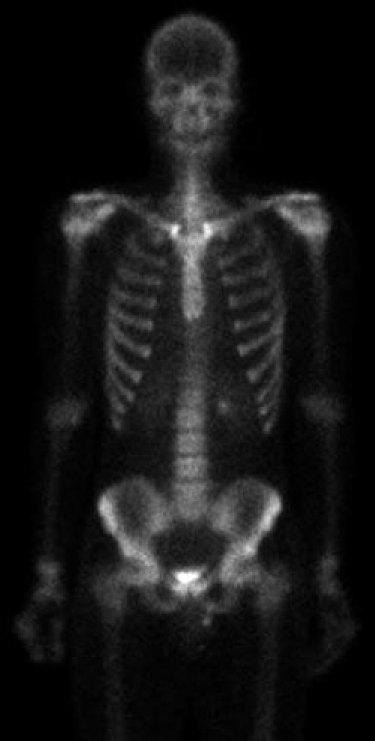
#> input picture Segmentation1/1/initial/Data/Skeleton.tif, 750 x 1482 px, found by its file name (shown at 1/2 size); the run also reads 1 picture not shown here
$ jupyter execute --allow-errors notebook.ipynb
#> lines starting #> are read from the running program, lines starting #| are printed output that depends on the picture; after the words box and inside, x2 and y2 are one past the last pixel; in counts of white or black regions, pixels touching at a corner belong together
<h1 align=center style="line-height:200%;font-family:vazir;color:#0099cc">
<font face="vazir" color="#0099cc">
پزشک قطعه‌ها
</font>
</h1>

<h2 align=right style="line-height:200%;font-family:vazir;color:#0099cc">
<font face="vazir" color="#0099cc">
مقدمه
</font>
</h2>

<p dir=rtl style="direction: rtl;text-align: right;line-height:200%;font-family:vazir;font-size:medium">
<font face="vazir" size=3>
در این تمرین قصد داریم تا آستانه گذاری را روی تصاویر پزشکی بررسی کنیم و کاربردهای مختلف آنرا مشاهده کنیم.
</font>
</p>

[cell 1]
import cv2
import numpy as np
import matplotlib.pyplot as plt

<h2 align=right style="line-height:200%;font-family:vazir;color:#0099cc">
<font face="vazir" color="#0099cc">
بخش اول: قطعه‌بندی اسکلت
</font>
</h2>

<p dir=rtl style="direction: rtl;text-align: right;line-height:200%;font-family:vazir;font-size:medium">
<font face="vazir" size=3>
در این بخش می‌خواهیم با استفاده از آستانه‌گذاری، اسکلت موجود در تصویر را از پیش‌زمینه متمایز کنیم. در ادامه با جزئیات این بخش بیشتر آشنا خواهیم شد.
</font>
</p>

---

<h3 align=right style="line-height:200%;font-family:vazir;color:#0099cc">
<font face="vazir" color="#0099cc">
مرحله اول: وارد کردن تصویر
</font>
</h3>

<p dir=rtl style="direction: rtl;text-align: right;line-height:200%;font-family:vazir;font-size:medium">
<font face="vazir" size=3>
ابتدا تصویر زیر را بصورت خاکستری بخوانید.
<br>
Data/Skeleton.tif
</font>
</p>

[cell 2]
original_image = cv2.imread("Data/Skeleton.tif", cv2.IMREAD_GRAYSCALE)
#> original_image is the input picture: shape (1482, 750); min 0, max 255, mean 22.5
plt.imshow(cv2.cvtColor(original_image, cv2.COLOR_BGR2RGB))

<h3 align=right style="line-height:200%;font-family:vazir;color:#0099cc">
<font face="vazir" color="#0099cc">
مرحله دوم: تشخیص آستانه
</font>
</h3>

<p dir=rtl style="direction: rtl;text-align: right;line-height:200%;font-family:vazir;font-size:medium">
<font face="vazir" size=3>
در این قسمت تصویر اسکلت را با استفاده از روش اتسو قطعه‌بندی کنید. ابتدا آستانه را پیدا کنید و سپس تصویر قطعه‌بندی شده را ذخیره کنید.
</font>
</p>

[cell 3]
otsu_threshold, image_segment = cv2.threshold(original_image, 0, 255, cv2.THRESH_BINARY + cv2.THRESH_OTSU)
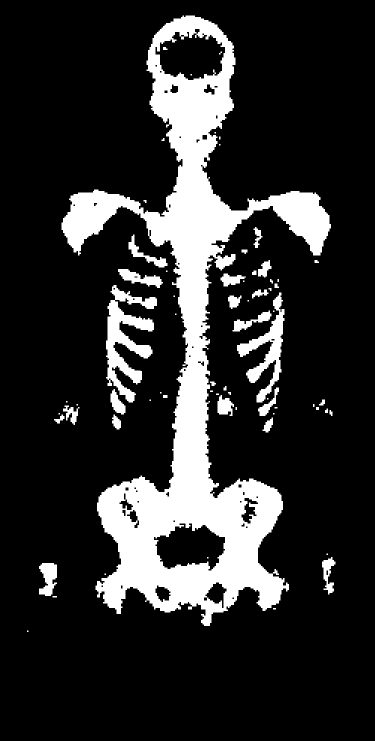
#> image_segment: shape (1482, 750) (shown at 1/2 size); 17.5% white; 67 white regions (29 under 20 px), largest, box (x1, y1, x2, y2) and area: (123, 31, 662, 1252) 164402, (212, 570, 314, 805) 9810, (474, 585, 569, 805) 6110
#> otsu_threshold = 45
otsu_threshold
#> Out = 45

[cell 4]
plt.imshow(image_segment)

[cell 5]
threshold = 44
_, image_seg = cv2.threshold(original_image, threshold, 255, cv2.THRESH_BINARY)
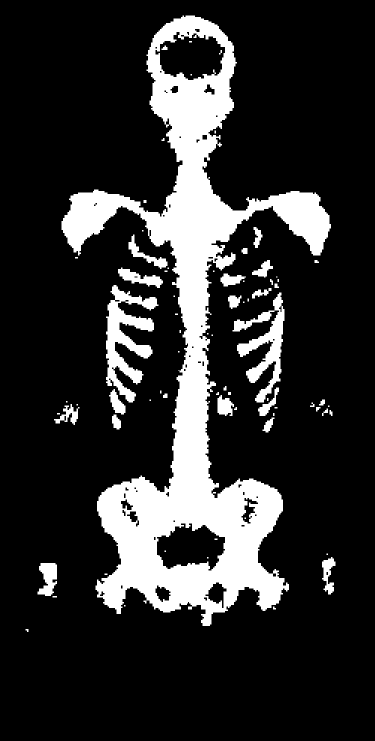
#> image_seg: shape (1482, 750) (shown at 1/2 size); 17.9% white; 74 white regions (35 under 20 px), largest, box (x1, y1, x2, y2) and area: (123, 31, 662, 1252) 167405, (212, 570, 317, 805) 10215, (465, 585, 569, 805) 7601

plt.imshow(cv2.cvtColor(image_seg, cv2.COLOR_BGR2RGB))
plt.title("The Segmented Image")
plt.show()

solution = cv2.imread('segment_skeleton.tif', cv2.IMREAD_GRAYSCALE)
cv2.PSNR(solution, image_seg)
#> Out = 23.47

<h3 align=right style="line-height:200%;font-family:vazir;color:#0099cc">
<font face="vazir" color="#0099cc">
مرحله سوم: ذخیره تصویر</font>
</h3>

<p dir=rtl style="direction: rtl;text-align: right;line-height:200%;font-family:vazir;font-size:medium">
<font face="vazir" size=3>
تصویر قطعه‌بندی شده را با نام زیر ذخیره کنید. دقت کنید که تصویر را حتما به شکل RGB ذخیره کنید.
<br>
segment_skeleton.tif
</font>
</p>

[cell 6]
cv2.imwrite('segment_skeleton.tif', cv2.cvtColor(image_seg, cv2.COLOR_BGR2RGB))
#> Out = True

<h2 align=right style="line-height:200%;font-family:vazir;color:#0099cc">
<font face="vazir" color="#0099cc">
بخش دوم: قطعه‌بندی قفسه سینه
</font>
</h2>

<p dir=rtl style="direction: rtl;text-align: right;line-height:200%;font-family:vazir;font-size:medium">
<font face="vazir" size=3>
در این بخش می‌خواهیم که عکس x-ray قفسه سینه یک انسان را قطعه‌بندی کنیم. در ادامه با مراحل اینکار آشنا خواهید شد.
</font>
</p>

---

<h3 align=right style="line-height:200%;font-family:vazir;color:#0099cc">
<font face="vazir" color="#0099cc">
مرحله اول: وارد کردن تصویر
</font>
</h3>

<p dir=rtl style="direction: rtl;text-align: right;line-height:200%;font-family:vazir;font-size:medium">
<font face="vazir" size=3>
ابتدا تصویر زیر را بصورت خاکستری بخوانید.
<br>
Data/chest.webp
</font>
</p>

[cell 7]
image = cv2.imread("Data/chest.webp", cv2.IMREAD_GRAYSCALE)
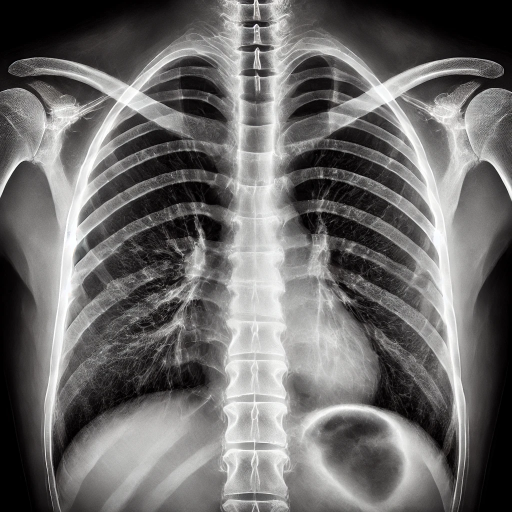
#> input picture Segmentation1/1/initial/Data/chest.webp, 1024 x 1024 px, found by its file name (shown at 1/2 size)
#> image: shape (1024, 1024); min 0, max 255, mean 107.5
plt.imshow(cv2.cvtColor(image, cv2.COLOR_BGR2RGB))

<h3 align=right style="line-height:200%;font-family:vazir;color:#0099cc">
<font face="vazir" color="#0099cc">
مرحله سوم: اعمال آستانه‌گذاری باندی
</font>
</h3>

<p dir=rtl style="direction: rtl;text-align: right;line-height:200%;font-family:vazir;font-size:medium">
<font face="vazir" size=3>
تصویر را با توجه به باندهای زیر آستانه‌گذاری کنید.
<br>
</font>
</p>

$$
D = \left\{ (0, 50), (51, 100), (101, 150), (151, 200), (201, 255) \right\}
$$

[cell 8]
bands = [(0, 50), (51, 100), (101, 150), (151, 200), (201, 255)]
band_images = []


for (lower, upper) in bands:
    mask = cv2.inRange(image, lower, upper)
    band_images.append(mask)
#> this loop made 5 passes
#> pass 1, `mask = cv2.inRange(image, lower, upper)`:
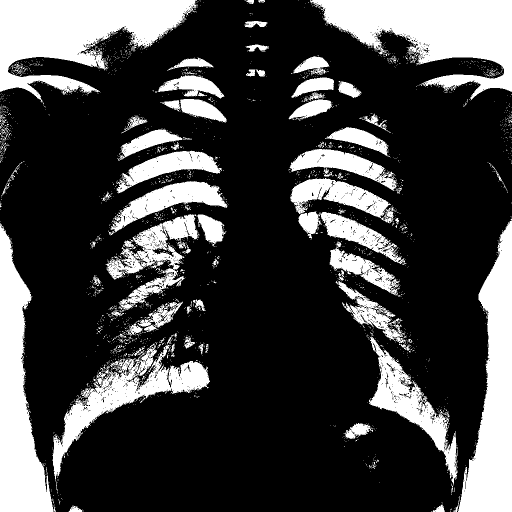
#> mask: shape (1024, 1024) (shown at 1/2 size); 26.1% white; 2432 white regions (2317 under 20 px), largest, box (x1, y1, x2, y2) and area: (0, 0, 396, 208) 41322, (620, 0, 1024, 200) 40575, (916, 441, 1024, 1024) 33813
#> pass 2, `mask = cv2.inRange(image, lower, upper)`:
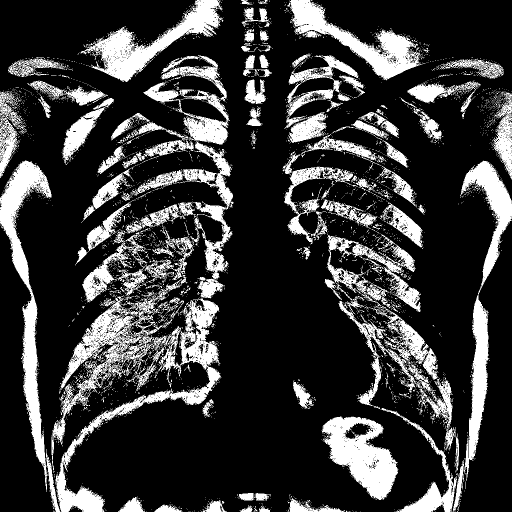
#> mask: shape (1024, 1024) (shown at 1/2 size); 22.7% white; 4111 white regions (3947 under 20 px), largest, box (x1, y1, x2, y2) and area: (103, 550, 442, 1024) 32962, (0, 321, 103, 984) 16563, (921, 321, 1024, 962) 15690
#> pass 3, `mask = cv2.inRange(image, lower, upper)`:
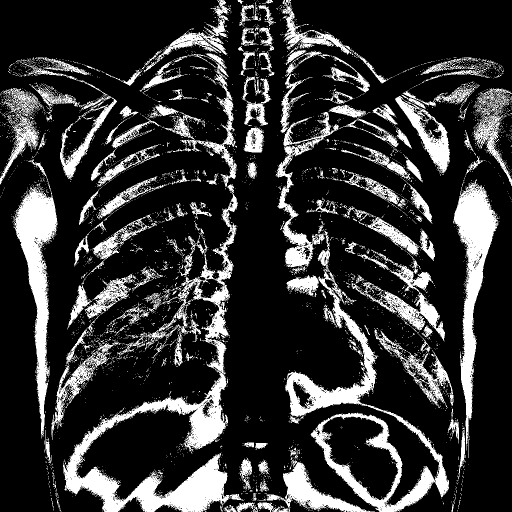
#> mask: shape (1024, 1024) (shown at 1/2 size); 20.6% white; 4668 white regions (4444 under 20 px), largest, box (x1, y1, x2, y2) and area: (126, 369, 488, 1024) 37610, (570, 494, 898, 1024) 23698, (906, 358, 997, 916) 15934
#> after the loop, band_images = 5 items


plt.figure(figsize=(12, 6))
plt.subplot(2, 3, 1)
plt.imshow(image, cmap='gray')
plt.title("Original Image")
plt.axis('off')

for i, band_img in enumerate(band_images):
    plt.subplot(2, 3, i + 2)
    plt.imshow(band_img, cmap='gray')
    plt.title(f"Band {bands[i][0]} - {bands[i][1]}")
    plt.axis('off')

plt.show()
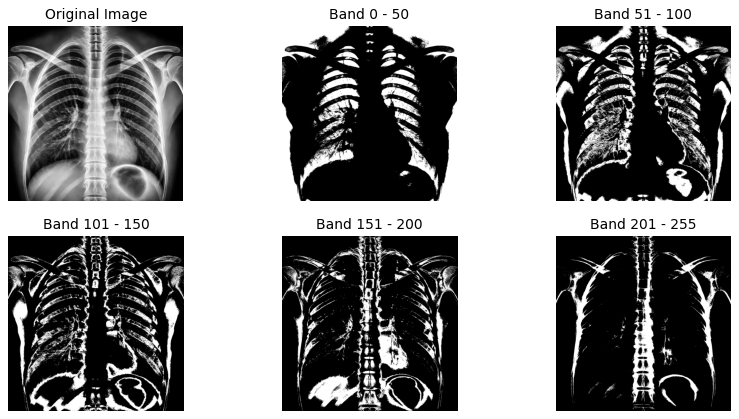
#> figure drawn by matplotlib, 6 panels

<h3 align=right style="line-height:200%;font-family:vazir;color:#0099cc">
<font face="vazir" color="#0099cc">
مرحله چهارم: ذخیره‌سازی
</font>
</h3>

<p dir=rtl style="direction: rtl;text-align: right;line-height:200%;font-family:vazir;font-size:medium">
<font face="vazir" size=3>
خروجی هر باند را با نام‌های زیر ذخیره کنید. دقت کنید که تصاویر را به شکل RGB ذخیره کنید.
<br>
chest_0_50.jpg
<br>
chest_51-100.jpg
<br>
chest_101_150.jpg
<br>
chest_151_200.jpg
<br>
chest_201_255.jpg
</font>
</p>

[cell 9]
file_name = ['chest_0_50.jpg', 'chest_51_100.jpg', 'chest_101_150.jpg', 'chest_151_200.jpg', 'chest_201_255.jpg']

for i in range(len(file_name)):
    image = cv2.cvtColor(band_images[i], cv2.COLOR_BGR2RGB)
    cv2.imwrite(file_name[i], image)

<h3 align=right style="line-height:200%;font-family:vazir;color:#0099cc">
<font face="vazir" color="#0099cc">
مرحله پنجم: سلول جواب‌ساز
</font>
</h3>

<p dir=rtl style="direction: rtl;text-align: right;line-height:200%;font-family:vazir;font-size:medium">
<font face="vazir" size=3>
بدون هیچگونه تغییری، این سلول را اجرا کنید تا فایل پاسخ شما آماده شود.
</font>
</p>

[cell 10]
import zipfile

def compress(file_names):
    print("File Paths:")
    print(file_names)
    # Select the compression mode ZIP_DEFLATED for compression
    # or zipfile.ZIP_STORED to just store the file
    compression = zipfile.ZIP_DEFLATED
    # create the zip file first parameter path/name, second mode
    with zipfile.ZipFile("result.zip", mode="w") as zf:
        for file_name in file_names:
            # Add file to the zip file
            # first parameter file to zip, second filename in zip
            zf.write('./' + file_name, file_name, compress_type=compression)


file_names = ["notebook.ipynb", "segment_skeleton.tif", 'chest_0_50.jpg', 'chest_51_100.jpg', 'chest_101_150.jpg', 'chest_151_200.jpg', 'chest_201_255.jpg']
#> (the rest of this cell did not finish here and is left out)
